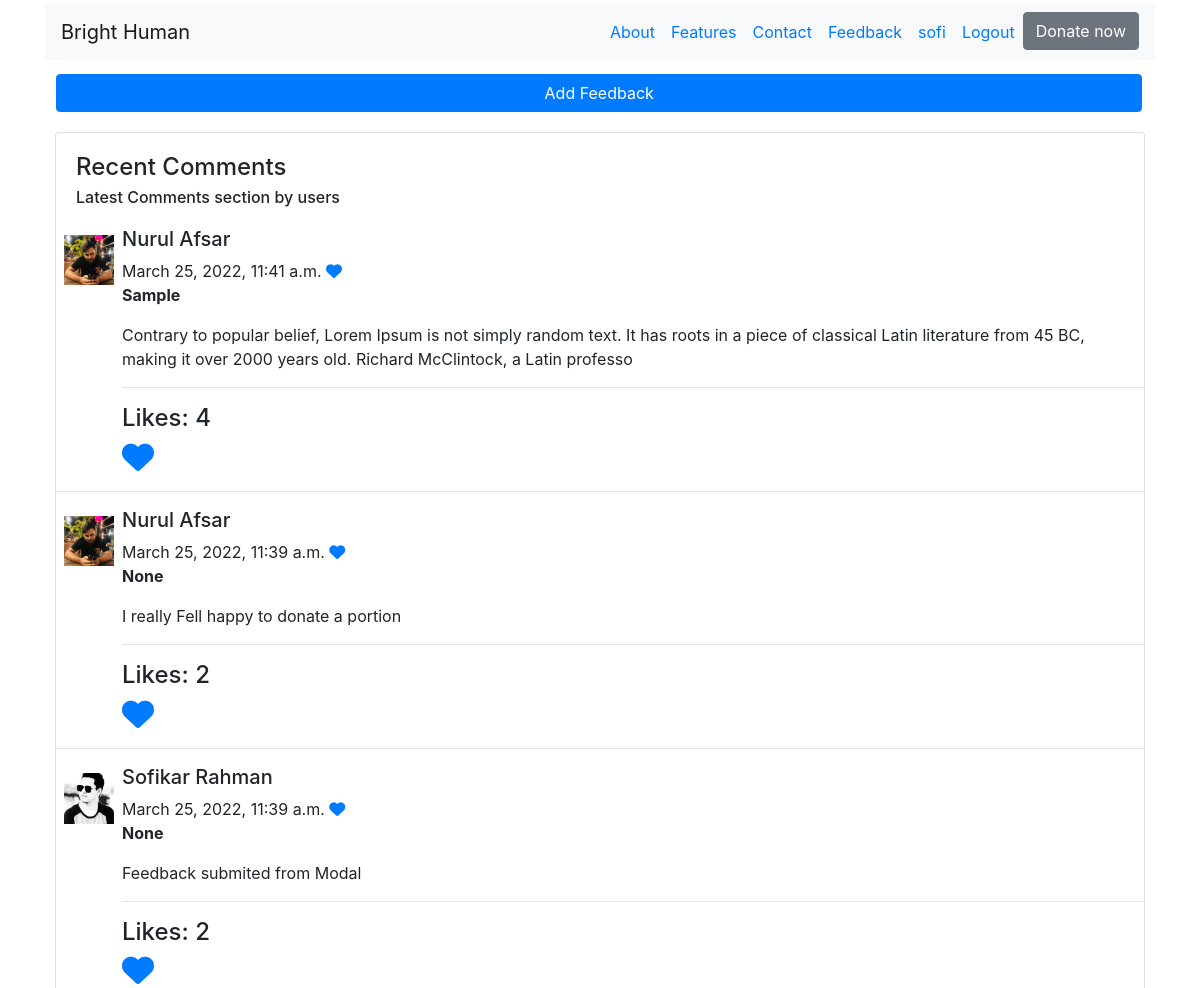
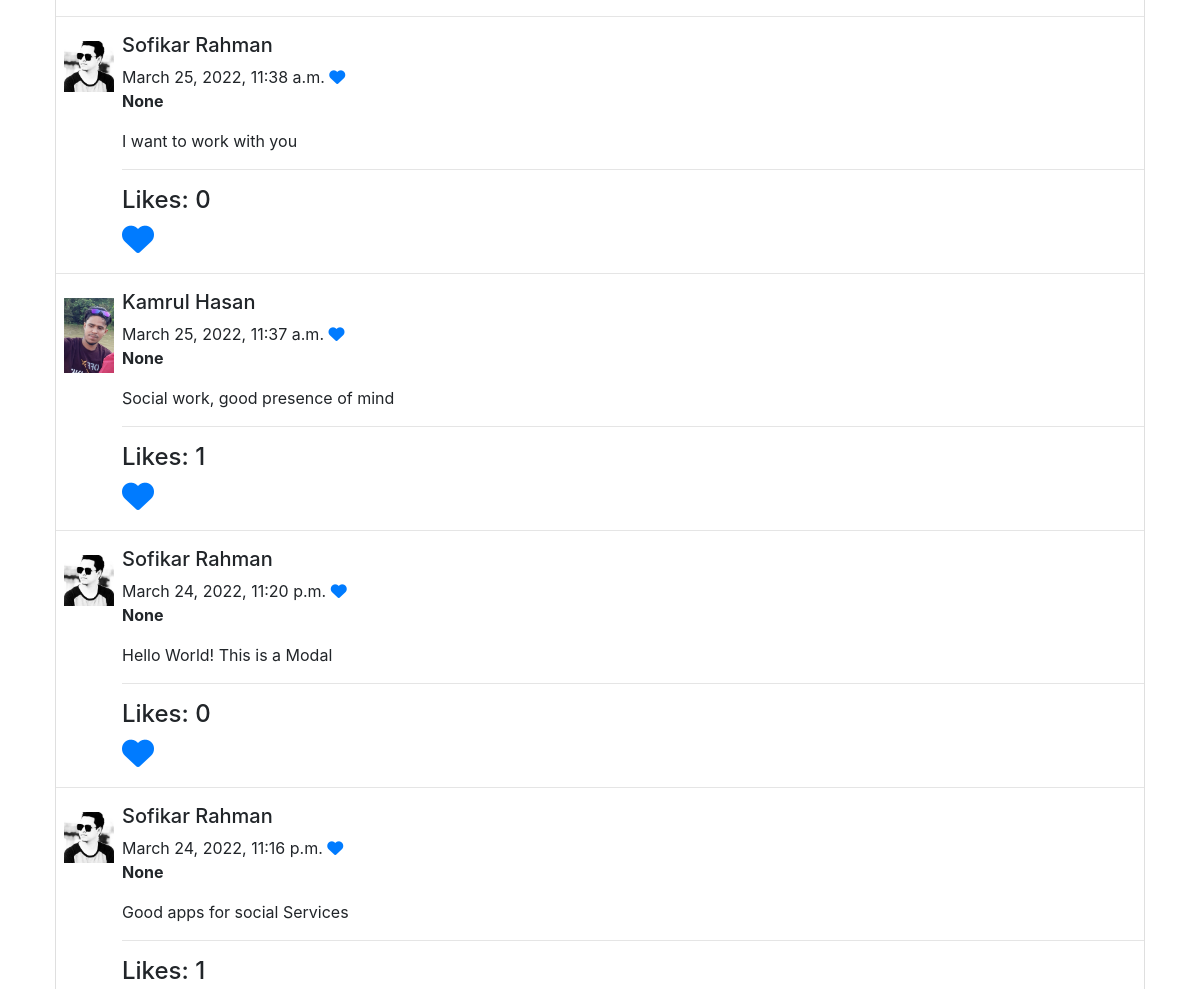
The app's page /feedback/ (signed in, upper part), older data (2 pictures, top to bottom).
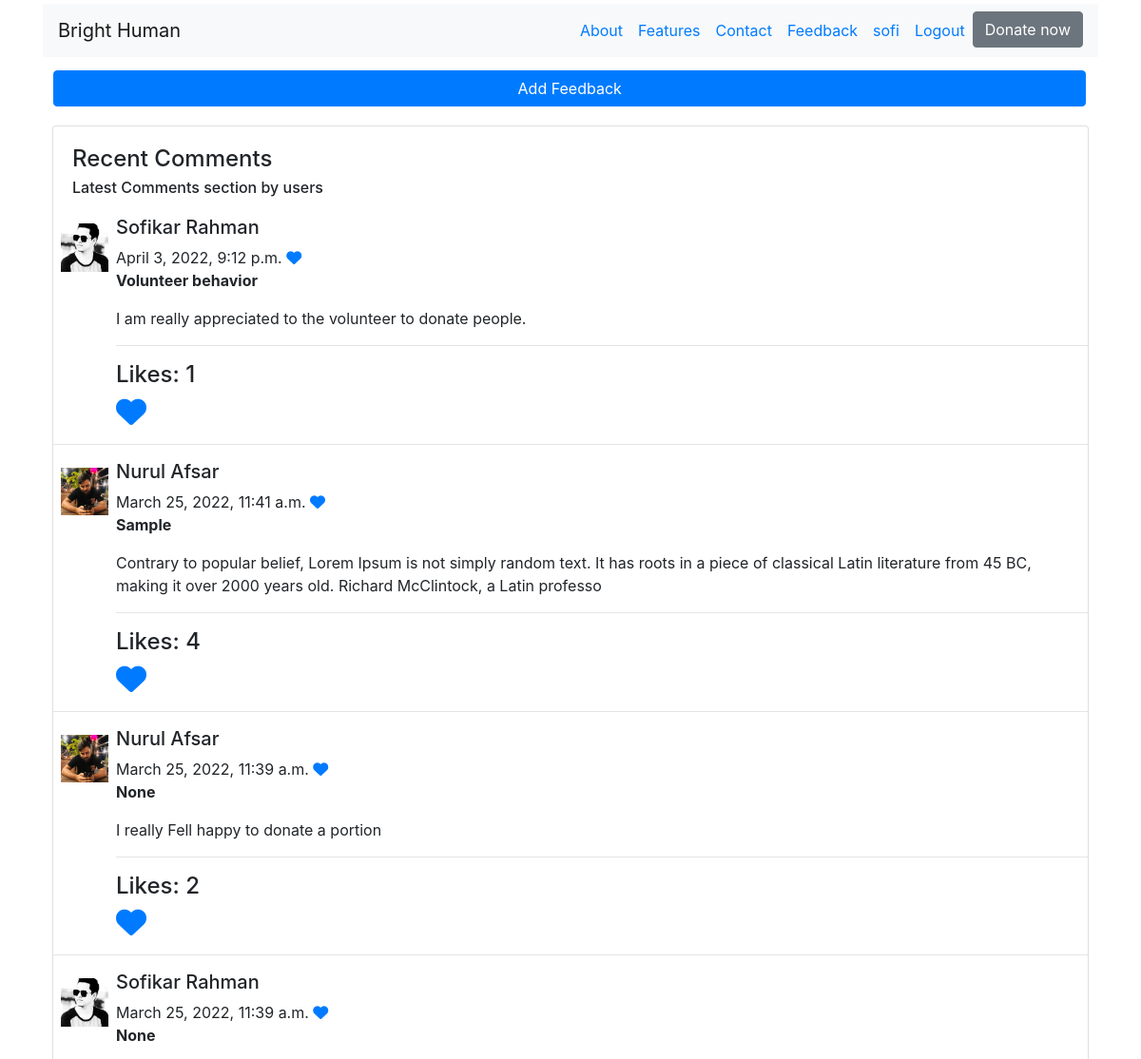
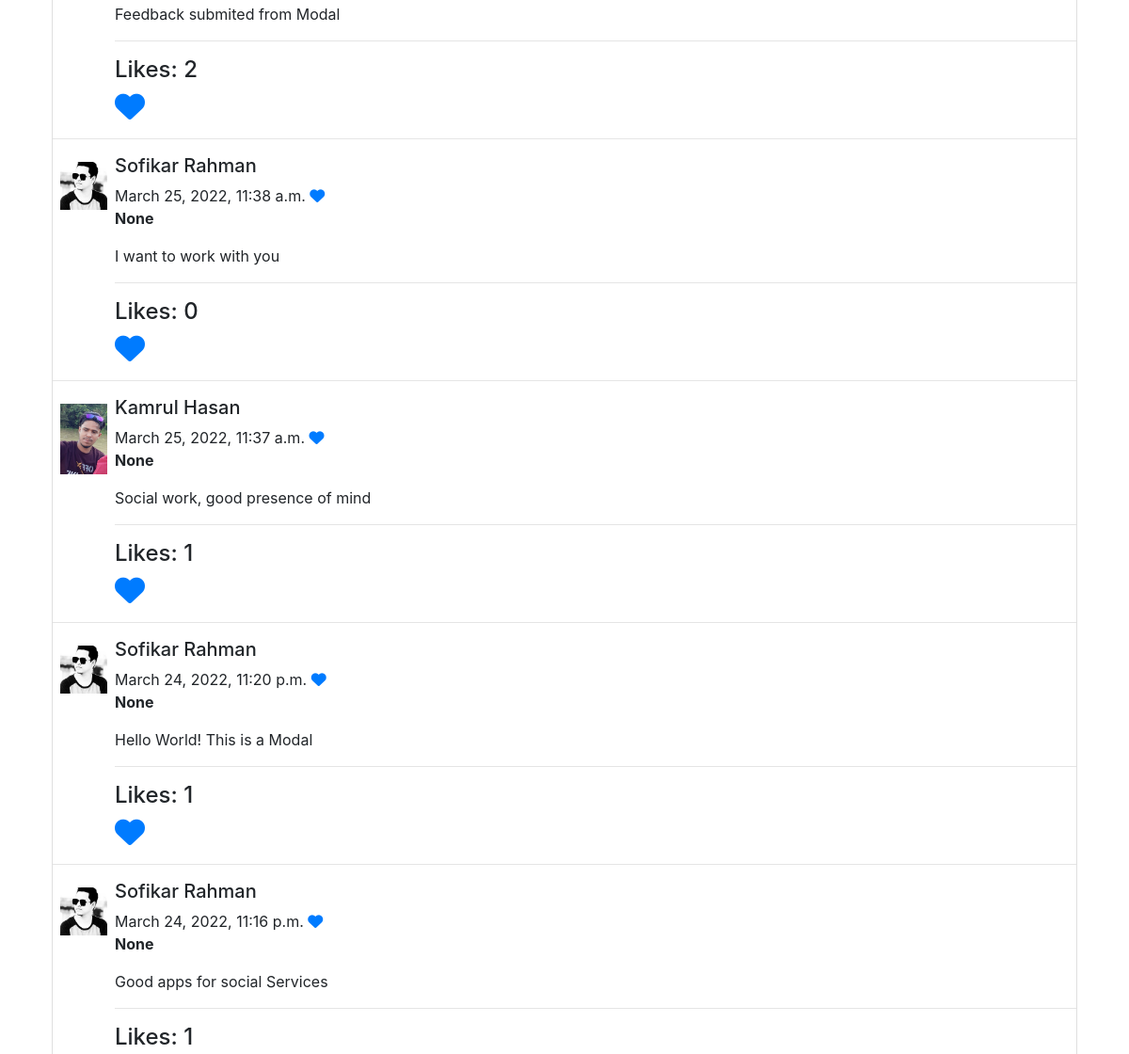
The same page, newer data (2 pictures, top to bottom).
### AppFeedback/models.py (models this page shows, shortened)
class Feedback(models.Model):
    user = models.ForeignKey(User,on_delete=models.CASCADE)
    feedbackTopic = models.CharField(max_length=50,blank=True,null=True)
    feedback = models.TextField(max_length=200)
    feedbackDate = models.DateTimeField(auto_now_add=True)
    updateDate = models.DateTimeField(auto_now=True)
    class Meta:
        ordering = ('-feedbackDate',)

### Accounts/models.py (models this page shows, shortened)
class Profile(models.Model):
    profile = models.OneToOneField(User,on_delete=models.CASCADE,related_name='profile')
    uType = (
        (1,'Donor'),
        (2,'Volunteer'),
        (3,'Staff')
    )
    userType = models.IntegerField(choices=uType)
    phoneNo = models.CharField(max_length=15)
    nationalId = models.CharField(max_length=20)
    divison = models.ForeignKey(Division,on_delete=models.CASCADE)
    district = models.ForeignKey(District,on_delete=models.CASCADE)
    address = models.TextField(max_length=200)
    profile_pic = models.ImageField(upload_to = 'profile',blank=True)
    verified = models.BooleanField(default=False)
    signupTime = models.DateTimeField(auto_now_add=True)
    updateTime = models.DateTimeField(auto_now=True)

### AppFeedback/views.py (the view, shortened to what this page needs)
# urls.py: path('',views.feedback,name='feedback'),
@login_required
def feedback(request):
    feedbacks = Feedback.objects.all()
    feedback_form = FeedbackForm()
    diction = {'title':'User Feedback','feedback_form':feedback_form,'feedbacks':feedbacks}
    return render(request,'Feedback/feedback.html',context = diction)

### templates/Feedback/feedback.html (shortened to what this page needs)
{% extends 'base.html' %}
{% load crispy_forms_tags %}
{% block bodyblock %}
<div class="row">
  <div class="col-lg-12 ml-3"><button type="button" class="btn btn-primary" data-toggle="modal"
      data-target="#exampleModalCenter" style="width: 97%;">
      Add Feedback
    </button></div>
</div>
<div class="container d-flex justify-content-center mt-100 mb-100">
  <div class="row">
    <div class="col-md-12">
      <div class="card">
        <div class="card-body">
          <h4 class="card-title">Recent Comments</h4>
          <h6 class="card-subtitle">Latest Comments section by users</h6>
        </div>
        {% for feedback in feedbacks %}
        <div class="comment-widgets m-b-20">
          <div class="d-flex flex-row comment-row">
            <div class="p-2"><span class="round"><img src="/media/{{feedback.user.profile.profile_pic}}" alt="user"
                  width="50"></span></div>
            <div class="comment-text w-100">
              <h5>{{feedback.user.first_name}} {{feedback.user.last_name}}</h5>
              <div class="comment-footer"> <span class="date">{{feedback.feedbackDate}}</span>  <span class="action-icons"> <a href="#" data-abc="true"><i
                      class="fa fa-heart"></i></a> </span> </div>
              <p class="m-b-5 m-t-10"><strong>{{feedback.feedbackTopic}}</strong></p>
              <p class="m-b-5 m-t-10">{{feedback.feedback|linebreaks}}</p>
              <hr>
              <h4>Likes: {{feedback.like_feedback.all.count}}</h4>
              <a href="{% url 'appFeedback:like' pk=feedback.pk %}">
                <i class="fa-solid fa fa-heart fa-2x"></i>
              </a>
            </div>
          </div>
        </div>
        <hr>
        {% endfor %}
      </div>
    </div>
  </div>
</div>
{% endblock %}

### templates/base.html (shortened to what this page needs)
<!DOCTYPE html>
{% load static %}
<html lang="en">
<head>
  <link rel="stylesheet" href="https://cdn.jsdelivr.net/npm/bootstrap@4.6.1/dist/css/bootstrap.min.css">
  <link rel="stylesheet" href="https://stackpath.bootstrapcdn.com/bootstrap/4.3.1/css/bootstrap.min.css"
>
  <link rel="stylesheet" href="https://cdnjs.cloudflare.com/ajax/libs/font-awesome/6.1.1/css/all.min.css"
 />
  <link rel="stylesheet" href="{% static 'css/main.css' %}">
</head>
<body>
  <div class="container pt-1">
    <nav class="navbar navbar-expand-lg navbar-light bg-light">
      <a class="navbar-brand" href="{% url 'home' %}">Bright Human</a>
      <div class="collapse navbar-collapse" id="navbarNav">
        <ul class="navbar-nav ms-auto mb-2 mb-lg-0 ml-auto ">
          <li class="nav-item ">
            <a class="nav-link text-primary" href="#">About</a>
          </li>
          <li class="nav-item">
            <a class="nav-link text-primary" href="#">Features</a>
          </li>
          <li class="nav-item">
            <a class="nav-link text-primary" href="#">Contact</a>
          </li>
          {% if user.is_authenticated %}
          <li class="nav-item">
            <a class="nav-link text-primary " href="{% url 'appFeedback:feedback' %}">Feedback</a>
          </li>
          <li class="nav-item">
            <a class="nav-link text-primary" href="{% url 'accounts:userProfile' %}">{{user.username}}</a>
          </li>
          <li class="nav-item">
            <a class="nav-link text-primary" href="{% url 'accounts:userLogout' %}">Logout</a>
          </li>
          {% endif %}
          <li class="nav-item ">
            <a href="{% url 'appDonation:donation' %}"><button type="button" class=" text-white btn btn-secondary" href="#">Donate now</button></a>
          </li>
          </ul>
      </div>
  </div>
  <div class="container pt-1">
    {% block bodyblock %}
    {% endblock %}
  </div>
</body>
</html>

### static/css/main.css (style rules this page uses)
* { margin: 0; padding: 0; }
[class*="col-"] { float: left; padding: 10px; }

Row changes from the older to the newer data that the page shows:
added Feedback: user.profile.profile_pic (picture), user.first_name "Sofikar", user.last_name "Rahman", feedbackDate "April 3, 2022, 9:12 p.m.", feedbackTopic "Volunteer behavior", feedback "I am really appreciated to the volunteer to donate people.", like_feedback.all.count "1"
computed for Feedback "March 24, 2022, 11:20 p.m.": like_feedback.all.count "0" → "1"
